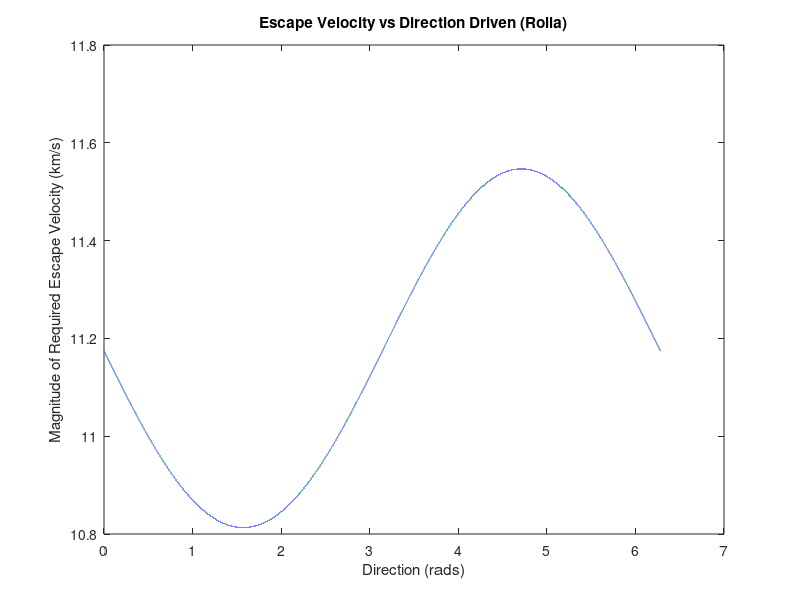
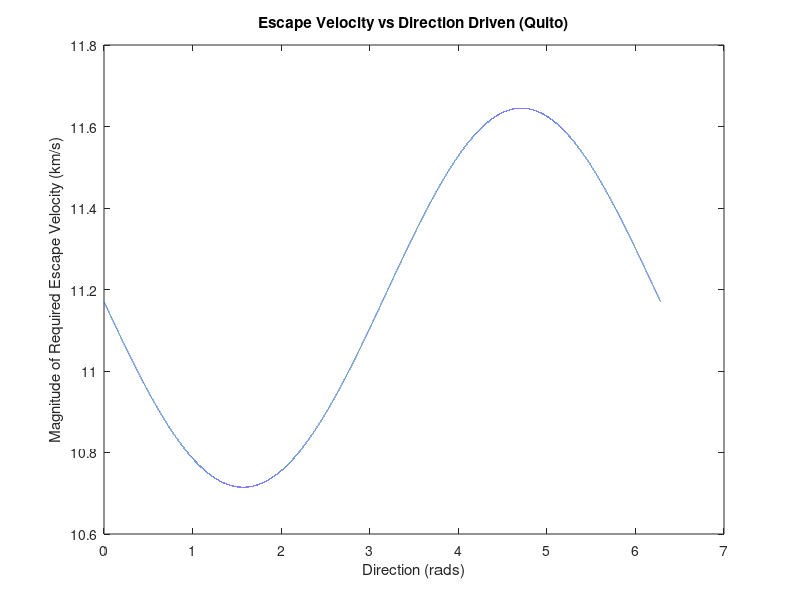
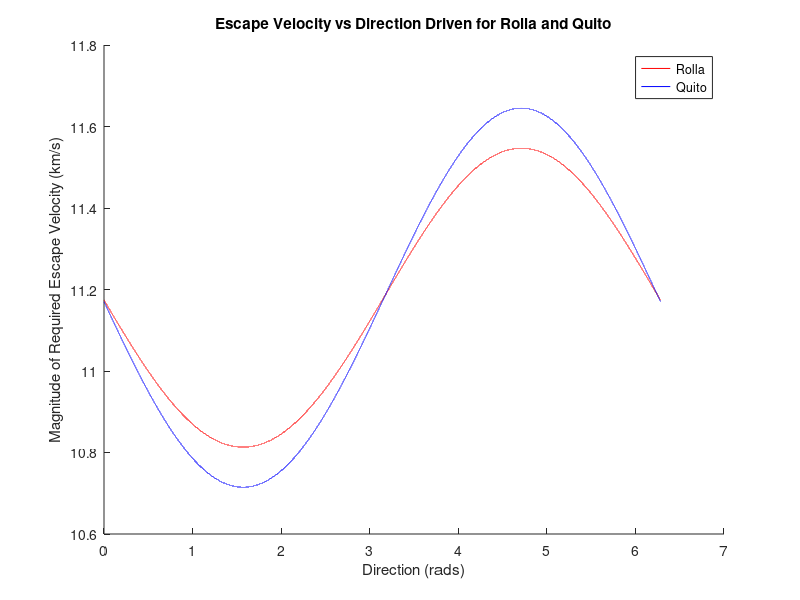

Write MATLAB code to recreate these figures, in order.
% Clear old data, plots, and console
clear
close all
clc

% Define constant variables

G = 6.67430e-11; % (N * m^2 ./ kg) or (m^3 ./ kg * s^2)
m_earth = 5.9722e24; % (kg)
m_car = 0; % Negligable compared to m_earth
mu = G * (m_earth + m_car);
radius = 6378.137e3; % Equatorial radius (m)

% Define "theta"
resolution = 1e5;
theta = linspace(0,2*pi, resolution);

% Spinning constants

angVel = 7.2921159e-5; % (rads/s)
phi_rolla = 0.662377304619; % (rads)
phi_quito = -0.0031529896536; % (rads)


% Part A

V_esc_ns = sqrt(2 * mu ./ radius) ./ 1000; % Escape velocity if the Earth is not spinning (km/s)
ns_mph = V_esc_ns * 3600 ./ 1.60934; % No spin escape velocity (m)
ns_mps = V_esc_ns * 1000;

fprintf('The escape velocity if the earth is NOT spinning is %.6f km/s, or %.6f mph \n', V_esc_ns, ns_mph);


% Part B

% Escape velocity with a spinning Earth
b_a = 1;
b_b = 2 * angVel * radius * sin(theta) * cos(phi_rolla);
b_c = angVel.^2 * radius.^2 * (cos(phi_rolla)).^2 - ns_mps.^2;

bDiscriminant = b_b.^2 - 4*b_a*b_c;

bRoot1 = (-b_b + sqrt(bDiscriminant)) / (2*b_a); % Can ignore negative solution because of changing theta

V_esc_rolla = bRoot1 / 1000;

figure;
plot(theta, V_esc_rolla);
title('Escape Velocity vs Direction Driven (Rolla)');
xlabel('Direction (rads)');
ylabel('Magnitude of Required Escape Velocity (km/s)');
hold off;

% Part C

% Escape velocity with a spinning Earth
c_a = 1;
c_b = 2 * angVel * radius * sin(theta) * cos(phi_quito);
c_c = angVel.^2 * radius.^2 * (cos(phi_quito)).^2 - ns_mps.^2;

cDiscriminant = c_b.^2 - 4*c_a*c_c;

cRoot1 = (-c_b + sqrt(cDiscriminant)) / (2*c_a); % Can ignore negative solution because of changing theta

V_esc_quito = cRoot1 / 1000;

figure;
plot(theta, V_esc_quito);
title('Escape Velocity vs Direction Driven (Quito)');
xlabel('Direction (rads)');
ylabel('Magnitude of Required Escape Velocity (km/s)');
hold off;

figure;
hold on;
plot(theta, V_esc_rolla, 'r'); % Plot Rolla in red
plot(theta, V_esc_quito, 'b'); % Plot Quito in blue

% Add legend to differentiate between the two curves
legend('Rolla', 'Quito');

% Add title and axis labels
title('Escape Velocity vs Direction Driven for Rolla and Quito');
xlabel('Direction (rads)');
ylabel('Magnitude of Required Escape Velocity (km/s)');

hold off;